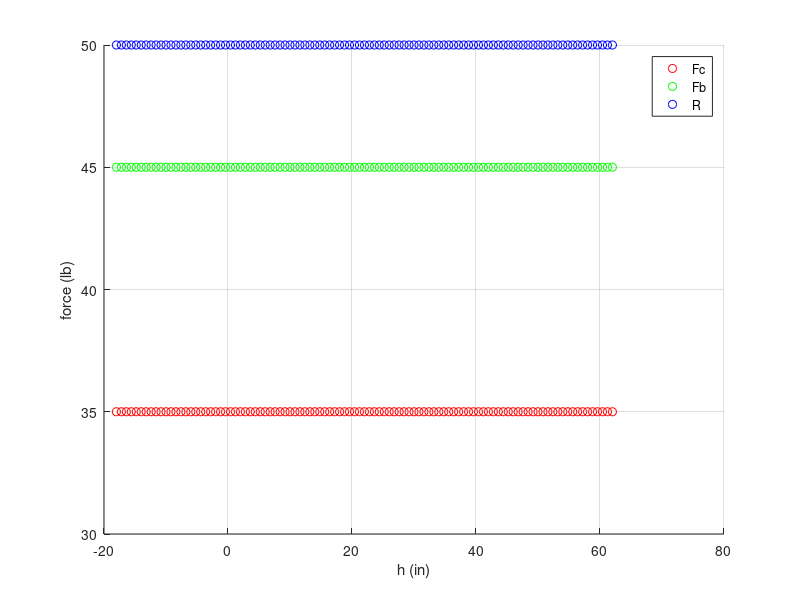
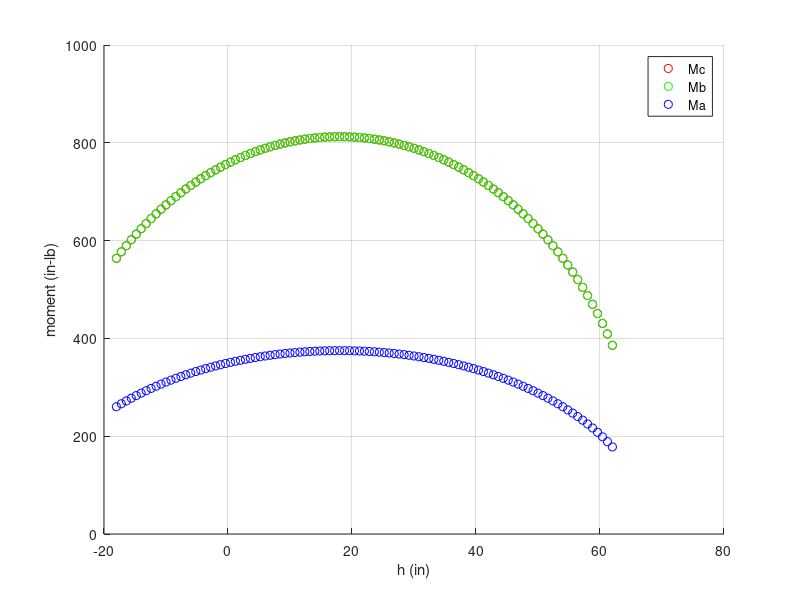
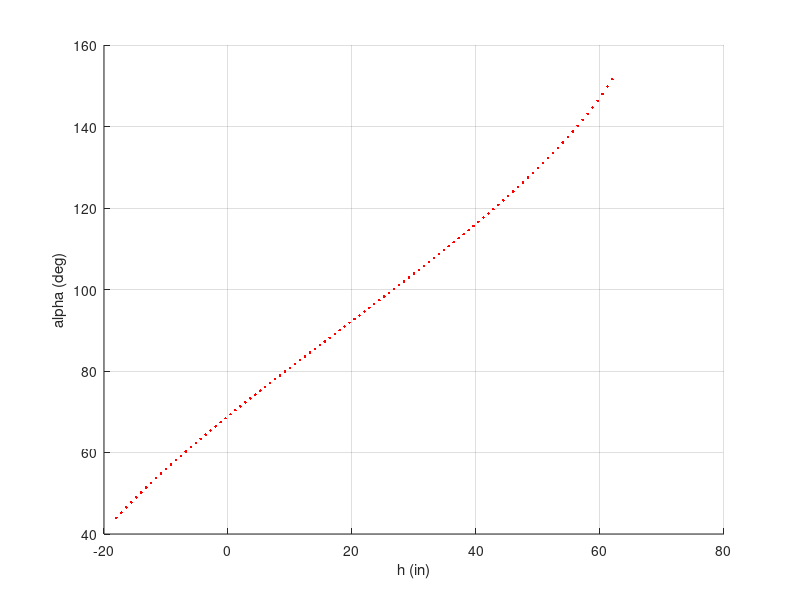

These charts were generated, in order, by the following MATLAB code: (Note: this script raises an error after producing the figures.)
clc;clear;close('all')

l = 25; % in
d = 18; % in
mlg = 5; % lb
mdg = 10; % lb
F = 30; % lb

y0 = -18;

ymin = 0+y0; 
ymax = 80+y0; 

f1 = figure(1);
a1 = gca;hold on;grid on; 
f2 = figure(2);
a2 = gca;hold on; grid on; 
f3 = figure(3); 
a3 = gca;hold on; grid on;

for y = linspace(ymin,ymax,101)
  
  alpha = acosd((d-y)/(2*l));
  
  A = [1 0 0 0 0 0 F+mlg;
       0 0 0 1 0 0 F*l*sind(alpha)+mlg*0.5*l*sind(alpha);
       1 -1 0 0 0 0 -mdg;
       0 0 0 1 -1 0 0;
       0 -1 1 0 0 0 mlg;
       0 0 -l*sind(alpha) 0 1 1 -mlg*0.5*l*sind(alpha)];
     
  Ared = rref(A);
  sol = Ared(:,7);
  Fc = sol(1);
  Fb = sol(2);
  R = sol(3);
  Mc = sol(4);
  Mb = sol(5);
  Ma = sol(6);
  
  plot(a1,y,Fc,'ro');
  plot(a1,y,Fb,'go');
  plot(a1,y,R,'bo');
  
  plot(a2,y,Mc,'ro');
  plot(a2,y,Mb,'go');
  plot(a2,y,Ma,'bo');
  
  plot(a3,y,alpha,'r.');
end

figure(3)
xlabel('h (in)')
ylabel('alpha (deg)')

figure(2)
legend('Mc','Mb','Ma');
xlabel('h (in)')
ylabel('moment (in-lb)')

figure(1)
legend('Fc','Fb','R')
xlabel('h (in)')
ylabel('force (lb)')

a1.YLim(1) = 0;
a2.YLim(1) = 0;
